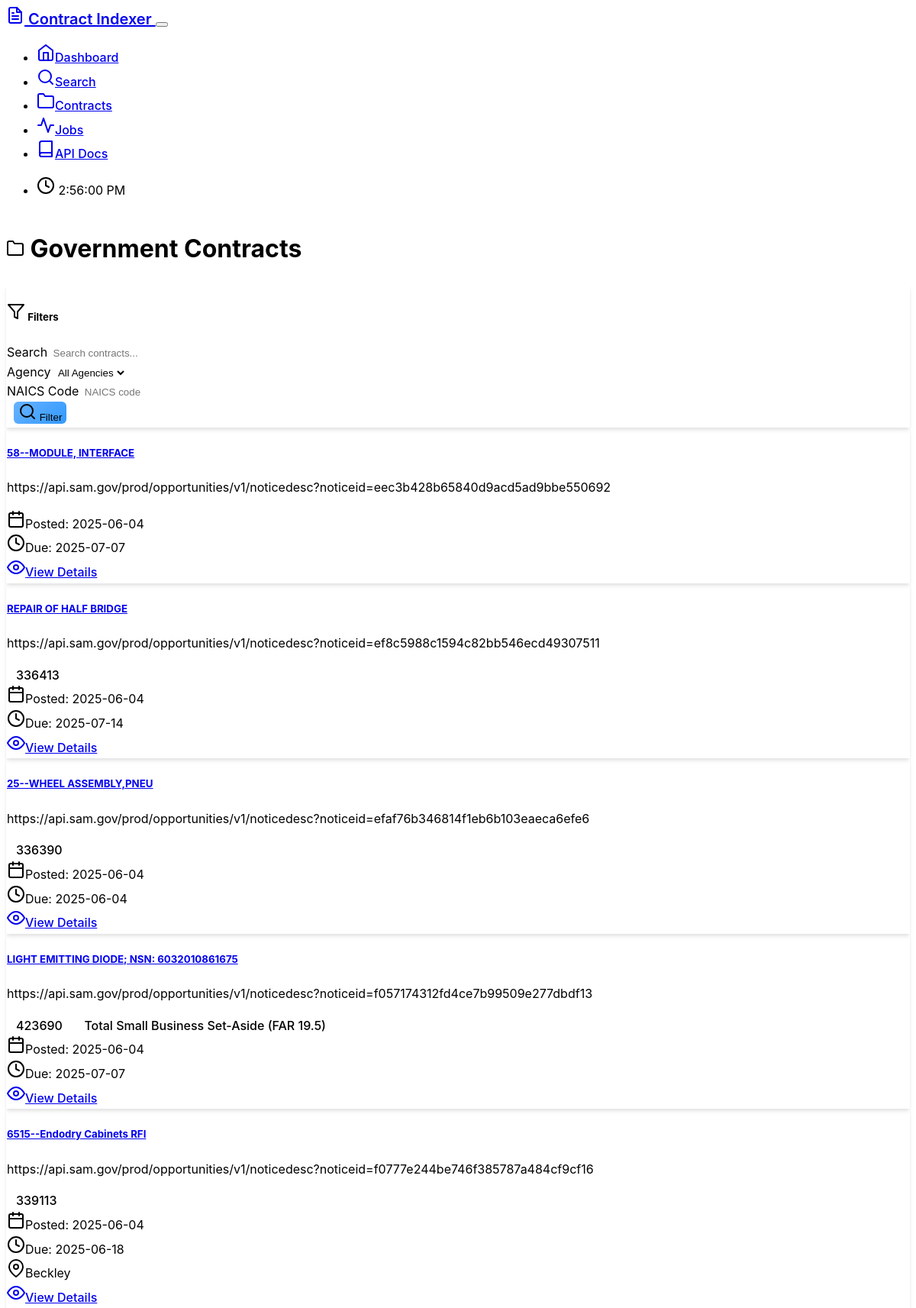
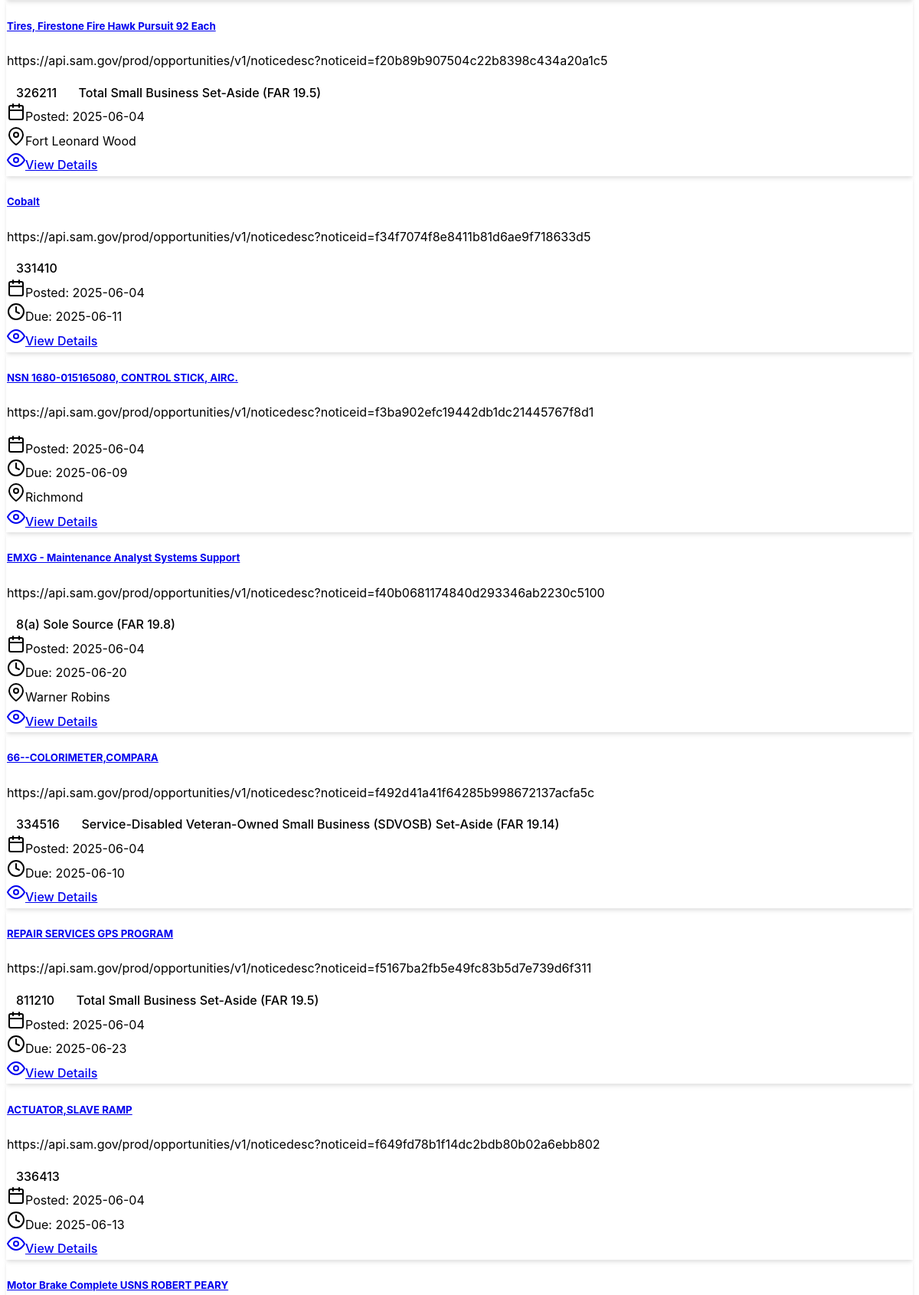
The app's page /contracts (upper part) with its own data (2 pictures, top to bottom).
### models.py (models this page shows, shortened)
class Contract(db.Model):
    id = db.Column(db.Integer, primary_key=True)
    notice_id = db.Column(db.String(100), unique=True, nullable=False, index=True)
    title = db.Column(db.String(500), nullable=False)
    description = db.Column(Text)
    agency = db.Column(db.String(200))
    office = db.Column(db.String(200))
    posted_date = db.Column(db.DateTime)
    response_date = db.Column(db.DateTime)
    naics_code = db.Column(db.String(20))
    classification_code = db.Column(db.String(20))
    set_aside_code = db.Column(db.String(50))
    place_of_performance = db.Column(db.String(200))
    resource_links = db.Column(JSON)  # Store document links as JSON
    award_amount = db.Column(db.String(100))
    award_date = db.Column(db.DateTime)
    created_at = db.Column(db.DateTime, default=datetime.utcnow)
    updated_at = db.Column(db.DateTime, default=datetime.utcnow, onupdate=datetime.utcnow)
    indexed_at = db.Column(db.DateTime)  # When it was indexed in vector DB

### routes/web_routes.py (the view)
@web_bp.route('/contracts')
def contracts():
    try:
        page = request.args.get('page', 1, type=int)
        per_page = 20
        contracts = Contract.query.order_by(Contract.created_at.desc()).paginate(
            page=page, per_page=per_page, error_out=False
        )
        return render_template('contracts.html', contracts=contracts)
    except Exception as e:
        logger.error(f"Contracts listing failed: {str(e)}")
        flash(f'Error loading contracts: {str(e)}', 'error')
        return render_template('contracts.html', contracts=None)

### templates/contracts.html (shortened to what this page needs)
{% extends "base.html" %}
{% block content %}
<div class="row">
    <div class="col-12">
        <h1 class="mb-4">
            <i data-feather="folder" class="me-2"></i>
            Government Contracts
        </h1>
    </div>
</div>
<div class="row mb-4">
    <div class="col-12">
        <div class="card">
            <div class="card-header">
                <h5 class="card-title mb-0">
                    <i data-feather="filter" class="me-2"></i>
                    Filters
                </h5>
            </div>
            <div class="card-body">
                <form method="GET" class="row g-3">
                    <div class="col-md-4">
                        <label for="search" class="form-label">Search</label>
                        <input type="text" class="form-control" id="search" name="search"
                               value="{{ request.args.get('search', '') }}" placeholder="Search contracts...">
                    </div>
                    <div class="col-md-3">
                        <label for="agency" class="form-label">Agency</label>
                        <select class="form-select" id="agency" name="agency">
                            <option value="">All Agencies</option>
                        </select>
                    </div>
                    <div class="col-md-3">
                        <label for="naics" class="form-label">NAICS Code</label>
                        <input type="text" class="form-control" id="naics" name="naics"
                               value="{{ request.args.get('naics', '') }}" placeholder="NAICS code">
                    </div>
                    <div class="col-md-2">
                        <label class="form-label">&nbsp;</label>
                        <button type="submit" class="btn btn-primary w-100">
                            <i data-feather="search" class="me-2"></i>
                            Filter
                        </button>
                    </div>
                </form>
            </div>
        </div>
    </div>
</div>
<div class="row">
    <div class="col-12">
        {% if contracts %}
            {% for contract in contracts.items %}
            <div class="card mb-3">
                <div class="card-body">
                    <div class="row">
                        <div class="col-md-8">
                            <h5 class="card-title">
                                <a href="{{ url_for('web.contract_detail', notice_id=contract.notice_id) }}"
                                   class="text-decoration-none">
                                    {{ contract.title }}
                                </a>
                            </h5>
                            <p class="card-text">{{ contract.description[:300] }}{% if contract.description|length > 300 %}...{% endif %}</p>
                            <div class="d-flex flex-wrap gap-2 mb-2">
                                {% if contract.naics_code %}
                                    <span class="badge bg-secondary">{{ contract.naics_code }}</span>
                                {% endif %}
                                {% if contract.set_aside_code %}
                                    <span class="badge bg-info">{{ contract.set_aside_code }}</span>
                                {% endif %}
                            </div>
                        </div>
                        <div class="col-md-4 text-end">
                            <div class="text-muted small">
                                {% if contract.posted_date %}
                                    <div><i data-feather="calendar" class="me-1"></i>Posted: {{ contract.posted_date.strftime('%Y-%m-%d') }}</div>
                                {% endif %}
                                {% if contract.response_date %}
                                    <div><i data-feather="clock" class="me-1"></i>Due: {{ contract.response_date.strftime('%Y-%m-%d') }}</div>
                                {% endif %}
                                {% if contract.place_of_performance %}
                                    <div><i data-feather="map-pin" class="me-1"></i>{{ contract.place_of_performance }}</div>
                                {% endif %}
                            </div>
                            <div class="mt-2">
                                <a href="{{ url_for('web.contract_detail', notice_id=contract.notice_id) }}"
                                   class="btn btn-sm btn-outline-primary">
                                    <i data-feather="eye" class="me-1"></i>View Details
                                </a>
                            </div>
                        </div>
                    </div>
                </div>
            </div>
            {% endfor %}
        {% endif %}
    </div>
</div>
{% endblock %}

### static/css/style.css (style rules this page uses)
:root { --bs-body-bg: hsl(215 28% 17%); --bs-body-color: hsl(210 40% 98%); --custom-accent: hsl(210 100% 70%); --custom-success: hsl(120 60% 50%); --custom-warning: hsl(45 100% 60%); --custom-danger: hsl(0 85% 60%); }
body { font-family: 'Inter', -apple-system, BlinkMacSystemFont, 'Segoe UI', system-ui, sans-serif; line-height: 1.6; min-height: 100vh; display: flex; flex-direction: column; }
.card { border: 1px solid rgba(255, 255, 255, 0.1); box-shadow: 0 4px 6px -1px rgba(0, 0, 0, 0.1), 0 2px 4px -1px rgba(0, 0, 0, 0.06); transition: all 0.2s ease; background: rgba(255, 255, 255, 0.02); }
.card-header { border-bottom: 1px solid rgba(255, 255, 255, 0.1); font-weight: 600; }
.btn { font-weight: 500; transition: all 0.2s ease; border-radius: 6px; }
.btn-primary { background: linear-gradient(135deg, var(--custom-accent), hsl(210 100% 60%)); border: none; }
.form-control, .form-select { border: 1px solid rgba(255, 255, 255, 0.2); background: rgba(255, 255, 255, 0.05); transition: all 0.2s ease; }
.badge { font-weight: 500; padding: 0.375rem 0.75rem; border-radius: 4px; }

### records on screen
Contract: title "58--MODULE, INTERFACE", description "https://api.sam.gov/prod/opportunities/v1/noticedesc?noticeid=eec3b428b65840d9acd5ad9bbe550692", posted_date "2025-06-04", response_date "2025-07-07"
Contract: title "REPAIR OF HALF BRIDGE", description "https://api.sam.gov/prod/opportunities/v1/noticedesc?noticeid=ef8c5988c1594c82bb546ecd49307511", naics_code "336413", posted_date "2025-06-04", response_date "2025-07-14"
Contract: title "25--WHEEL ASSEMBLY,PNEU", description "https://api.sam.gov/prod/opportunities/v1/noticedesc?noticeid=efaf76b346814f1eb6b103eaeca6efe6", naics_code "336390", posted_date "2025-06-04", response_date "2025-06-04"
Contract: title "LIGHT EMITTING DIODE; NSN: 6032010861675", description "https://api.sam.gov/prod/opportunities/v1/noticedesc?noticeid=f057174312fd4ce7b99509e277dbdf13", naics_code "423690", set_aside_code "Total Small Business Set-Aside (FAR 19.5)", posted_date "2025-06-04", response_date "2025-07-07"
Contract: title "6515--Endodry Cabinets RFI", description "https://api.sam.gov/prod/opportunities/v1/noticedesc?noticeid=f0777e244be746f385787a484cf9cf16", naics_code "339113", posted_date "2025-06-04", response_date "2025-06-18", place_of_performance "Beckley"
Contract: title "Tires, Firestone Fire Hawk Pursuit 92 Each", description "https://api.sam.gov/prod/opportunities/v1/noticedesc?noticeid=f20b89b907504c22b8398c434a20a1c5", naics_code "326211", set_aside_code "Total Small Business Set-Aside (FAR 19.5)", posted_date "2025-06-04", place_of_performance "Fort Leonard Wood"
Contract: title "Cobalt", description "https://api.sam.gov/prod/opportunities/v1/noticedesc?noticeid=f34f7074f8e8411b81d6ae9f718633d5", naics_code "331410", posted_date "2025-06-04", response_date "2025-06-11"
Contract: title "NSN 1680-015165080, CONTROL STICK, AIRC.", description "https://api.sam.gov/prod/opportunities/v1/noticedesc?noticeid=f3ba902efc19442db1dc21445767f8d1", posted_date "2025-06-04", response_date "2025-06-09", place_of_performance "Richmond"
Contract: title "EMXG - Maintenance Analyst Systems Support", description "https://api.sam.gov/prod/opportunities/v1/noticedesc?noticeid=f40b0681174840d293346ab2230c5100", set_aside_code "8(a) Sole Source (FAR 19.8)", posted_date "2025-06-04", response_date "2025-06-20", place_of_performance "Warner Robins"
Contract: title "66--COLORIMETER,COMPARA", description "https://api.sam.gov/prod/opportunities/v1/noticedesc?noticeid=f492d41a41f64285b998672137acfa5c", naics_code "334516", set_aside_code "Service-Disabled Veteran-Owned Small Business (SDVOSB) Set-Aside (FAR 19.14)", posted_date "2025-06-04", response_date "2025-06-10"
Contract: title "REPAIR SERVICES GPS PROGRAM", description "https://api.sam.gov/prod/opportunities/v1/noticedesc?noticeid=f5167ba2fb5e49fc83b5d7e739d6f311", naics_code "811210", set_aside_code "Total Small Business Set-Aside (FAR 19.5)", posted_date "2025-06-04", response_date "2025-06-23"
Contract: title "ACTUATOR,SLAVE RAMP", description "https://api.sam.gov/prod/opportunities/v1/noticedesc?noticeid=f649fd78b1f14dc2bdb80b02a6ebb802", naics_code "336413", posted_date "2025-06-04", response_date "2025-06-13"
Contract: title "Motor Brake Complete USNS ROBERT PEARY"
